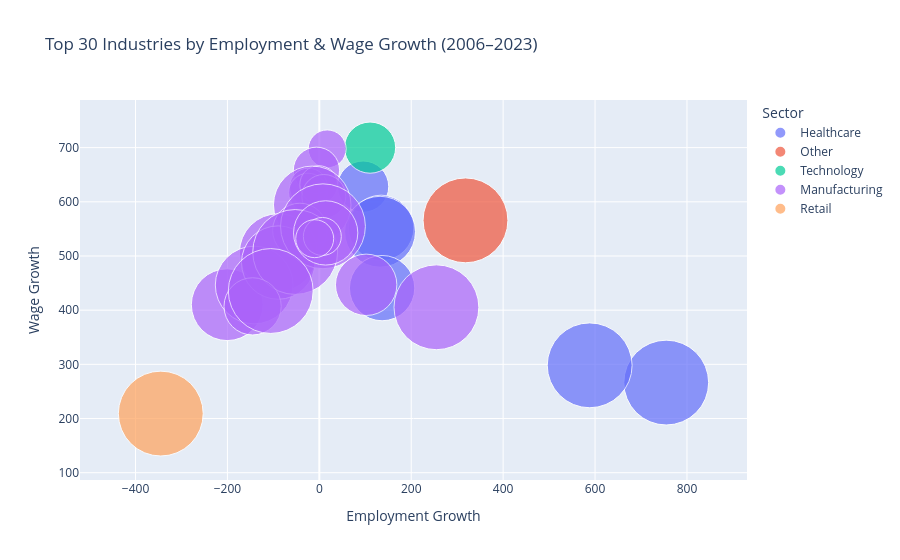

Here is the notebook cell this chart was saved with:
### Markdown cell above
### Correlation Between Employment and Wage Growth

Analyzing the relationship between employment growth and wage growth can reveal whether industries are investing in workforce expansion, compensation, or both.

### Code cell
import plotly.express as px
import numpy as np

# Step 1: Recreate growth_comparison from prior calculations
employment_growth = df[(df['Metric'] == 'ALL EMPLOYEES, THOUSANDS') & (df['Year'].isin([2006, 2023]))]
employment_pivot = employment_growth.pivot(index='Industry', columns='Year', values='Value').reset_index()
employment_pivot['Growth_Employment'] = employment_pivot[2023] - employment_pivot[2006]

wage_growth = df[(df['Metric'] == 'AVERAGE WEEKLY EARNINGS OF ALL EMPLOYEES') & (df['Year'].isin([2006, 2023]))]
wage_pivot = wage_growth.pivot(index='Industry', columns='Year', values='Value').reset_index()
wage_pivot['Growth_Wage'] = wage_pivot[2023] - wage_pivot[2006]

growth_comparison = pd.merge(
    employment_pivot[['Industry', 'Growth_Employment']],
    wage_pivot[['Industry', 'Growth_Wage']],
    on='Industry'
)

# Step 2: Add 2023 employment size
employment_2023 = df[(df['Metric'] == 'ALL EMPLOYEES, THOUSANDS') & (df['Year'] == 2023)]
merged = pd.merge(
    growth_comparison,
    employment_2023[['Industry', 'Value']],
    on='Industry',
    how='left'
)
merged.rename(columns={'Value': 'Employment_2023'}, inplace=True)

# Step 3: Classify sector using keywords
def classify_sector(industry):
    industry = industry.lower()
    if any(keyword in industry for keyword in ['hospital', 'health', 'ambulatory', 'practitioner']):
        return "Healthcare"
    elif any(keyword in industry for keyword in ['software', 'computer', 'web search', 'technology']):
        return "Technology"
    elif any(keyword in industry for keyword in ['retail', 'retailer']):
        return "Retail"
    elif any(keyword in industry for keyword in ['manufactur', 'machinery', 'equipment']):
        return "Manufacturing"
    else:
        return "Other"

merged["Sector"] = merged["Industry"].apply(classify_sector)

# Step 4: Calculate total growth and clip bubble sizes
merged["Total_Growth"] = merged["Growth_Employment"].abs() + merged["Growth_Wage"].abs()
merged["Bubble_Size"] = np.clip(merged["Employment_2023"], 100, 500)

# Step 5: Select top 30 industries
top_industries = merged.sort_values("Total_Growth", ascending=False).head(30)

# Step 6: Plot
fig = px.scatter(
    top_industries,
    x="Growth_Employment",
    y="Growth_Wage",
    size="Bubble_Size",
    color="Sector",
    hover_name="Industry",
    title="Top 30 Industries by Employment & Wage Growth (2006–2023)",
    labels={
        "Growth_Employment": "Employment Growth (Thousands)",
        "Growth_Wage": "Wage Growth (USD)"
    },
    size_max=60
)

fig.update_layout(
    xaxis=dict(title="Employment Growth", zeroline=True),
    yaxis=dict(title="Wage Growth", zeroline=True),
    legend_title="Sector"
)

fig.show()

### Figure 1 — Plotly figure (JSON) as saved in the notebook; plotly's stock layout.template omitted (floating-point values rounded to 4 significant figures)
{"data": [{"hovertemplate": "<b>%{hovertext}</b><br><br>Sector=Healthcare<br>Employment Growth (Thousands)=%{x}<br>Wage Growth (USD)=%{y}<br>Bubble_Size=%{marker.size}<extra></extra>", "hovertext": ["Home health care services", "Offices of other health practitioners", "All other ambulatory health care services", "Specialty, except psychiatric and substance abuse, hospitals", "Other ambulatory health care services", "Outpatient mental health and substance abuse centers"], "legendgroup": "Healthcare", "marker": {"color": "#636efa", "size": [500.0, 500.0, 182.6, 297.2, 348.7, 296.2], "sizemode": "area", "sizeref": 0.1389, "symbol": "circle"}, "mode": "markers", "name": "Healthcare", "orientation": "v", "showlegend": true, "type": "scatter", "x": [754.9, 588.3, 95.28, 134.6, 132.1, 136.6], "xaxis": "x", "y": [266.3, 298.2, 628.0, 551.8, 544.8, 440.7], "yaxis": "y"}, {"hovertemplate": "<b>%{hovertext}</b><br><br>Sector=Other<br>Employment Growth (Thousands)=%{x}<br>Wage Growth (USD)=%{y}<br>Bubble_Size=%{marker.size}<extra></extra>", "hovertext": ["Other professional, scientific, and technical services"], "legendgroup": "Other", "marker": {"color": "#EF553B", "size": [500.0], "sizemode": "area", "sizeref": 0.1389, "symbol": "circle"}, "mode": "markers", "name": "Other", "orientation": "v", "showlegend": true, "type": "scatter", "x": [318.1], "xaxis": "x", "y": [565.7], "yaxis": "y"}, {"hovertemplate": "<b>%{hovertext}</b><br><br>Sector=Technology<br>Employment Growth (Thousands)=%{x}<br>Wage Growth (USD)=%{y}<br>Bubble_Size=%{marker.size}<extra></extra>", "hovertext": ["Web search portals, libraries, archives, and other information services"], "legendgroup": "Technology", "marker": {"color": "#00cc96", "size": [182.1], "sizemode": "area", "sizeref": 0.1389, "symbol": "circle"}, "mode": "markers", "name": "Technology", "orientation": "v", "showlegend": true, "type": "scatter", "x": [110.4], "xaxis": "x", "y": [700.0], "yaxis": "y"}, {"hovertemplate": "<b>%{hovertext}</b><br><br>Sector=Manufacturing<br>Employment Growth (Thousands)=%{x}<br>Wage Growth (USD)=%{y}<br>Bubble_Size=%{marker.size}<extra></extra>", "hovertext": ["Material handling equipment manufacturing", "Electrical equipment manufacturing", "Food manufacturing", "Other chemical product and preparation manufacturing", "Ready-mix concrete manufacturing", "Lime, gypsum, and other nonmetallic mineral product manufacturing", "Industrial machinery manufacturing", "Furniture and related product manufacturing", "Electrical equipment, appliance, and component manufacturing", "Nonmetallic mineral product manufacturing", "Cement and concrete product manufacturing", "Wood product manufacturing", "Primary metal manufacturing", "Transportation equipment manufacturing", "Machinery manufacturing", "Other general purpose machinery manufacturing", "Household and institutional furniture and kitchen cabinet manufacturing", "Other food manufacturing", "All other industrial machinery manufacturing", "Turned product and screw, nut, and bolt manufacturing", "Fabricated metal product manufacturing"], "legendgroup": "Manufacturing", "marker": {"color": "#ab63fa", "size": [100.0, 148.7, 500.0, 100.0, 104.3, 100.0, 133.6, 358.1, 417.3, 420.5, 206.0, 418.8, 374.4, 500.0, 500.0, 287.1, 227.3, 261.7, 100.0, 100.0, 500.0], "sizemode": "area", "sizeref": 0.1389, "symbol": "circle"}, "mode": "markers", "name": "Manufacturing", "orientation": "v", "showlegend": true, "type": "scatter", "x": [17.15, -6.279, 254.8, -23.64, -24.63, -1.204, 9.812, -200.4, -15.42, -89.17, -42.33, -141.8, -89.47, 7.925, -52.51, 13.83, -145.2, 101.9, 6.55, -10.04, -105.7], "xaxis": "x", "y": [697.7, 658.1, 405.3, 627.0, 616.9, 631.6, 609.9, 410.1, 594.4, 506.3, 547.1, 446.4, 487.8, 554.8, 507.4, 542.6, 407.0, 446.8, 536.0, 531.9, 435.3], "yaxis": "y"}, {"hovertemplate": "<b>%{hovertext}</b><br><br>Sector=Retail<br>Employment Growth (Thousands)=%{x}<br>Wage Growth (USD)=%{y}<br>Bubble_Size=%{marker.size}<extra></extra>", "hovertext": ["Furniture, home furnishings, electronics, and appliance retailers"], "legendgroup": "Retail", "marker": {"color": "#FFA15A", "size": [500.0], "sizemode": "area", "sizeref": 0.1389, "symbol": "circle"}, "mode": "markers", "name": "Retail", "orientation": "v", "showlegend": true, "type": "scatter", "x": [-345.0], "xaxis": "x", "y": [209.1], "yaxis": "y"}], "layout": {"legend": {"itemsizing": "constant", "title": {"text": "Sector"}, "tracegroupgap": 0}, "title": {"text": "Top 30 Industries by Employment & Wage Growth (2006–2023)"}, "xaxis": {"anchor": "y", "domain": [0, 1], "title": {"text": "Employment Growth"}, "zeroline": true}, "yaxis": {"anchor": "x", "domain": [0, 1], "title": {"text": "Wage Growth"}, "zeroline": true}}}
